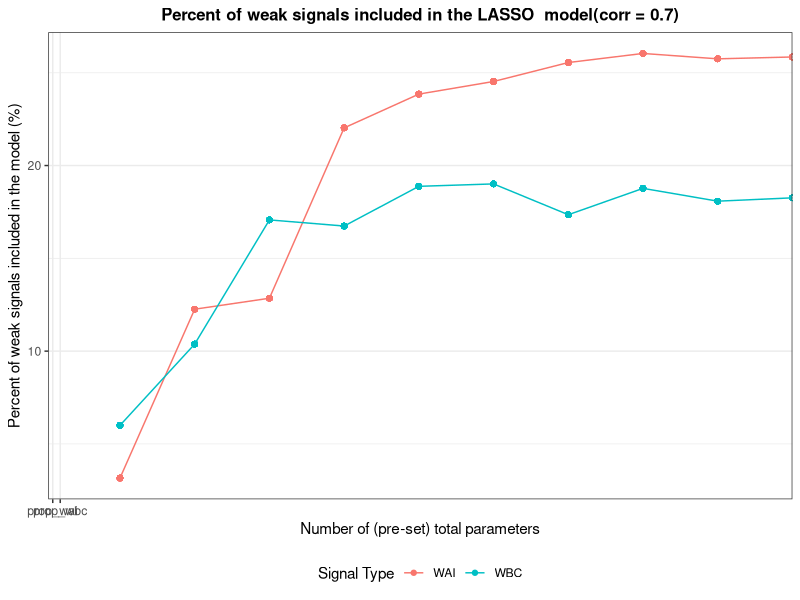
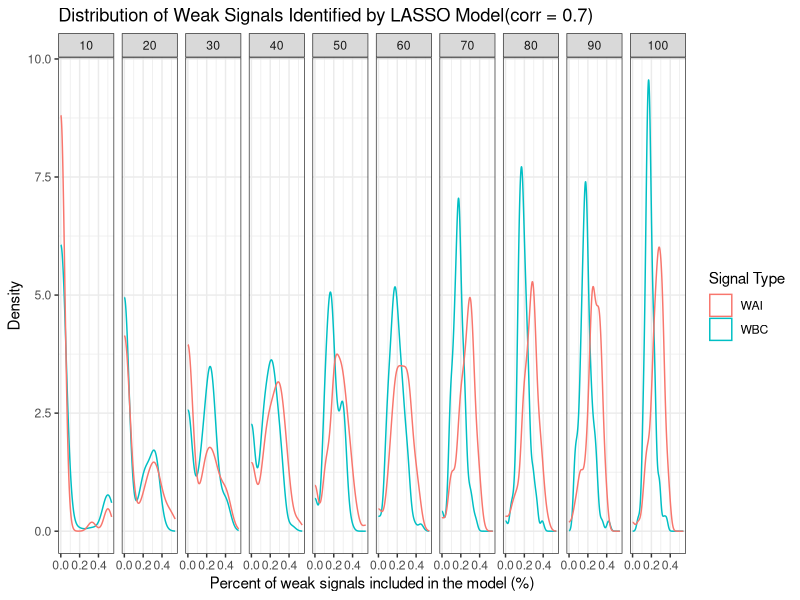
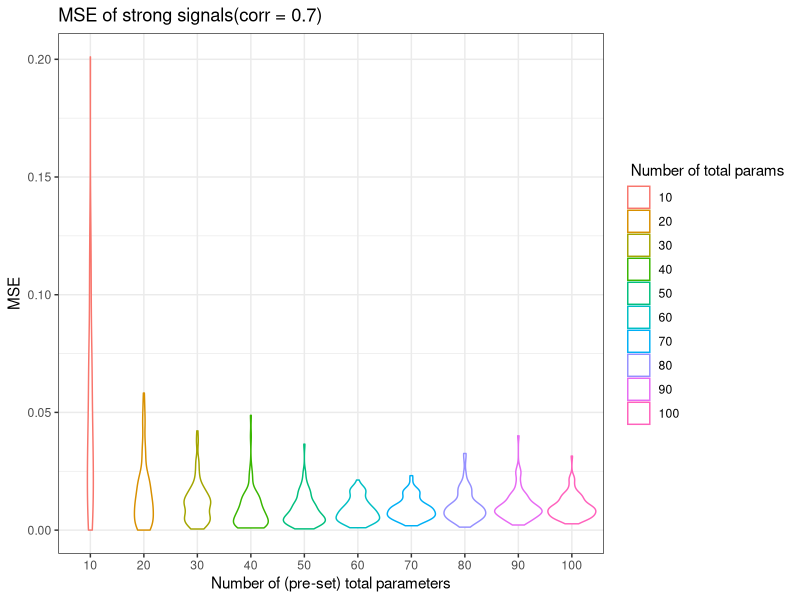

The R script that drew these images, in order:
## ---- chunk 1
library(tidyverse)
library(MASS)
library(matrixcalc)
library(pracma)
library(glmnet)
library(dplyr)

library(ggplot2)

knitr::opts_chunk$set(
	echo = TRUE,
	warning = FALSE,
	fig.width = 8, 
  fig.height = 6,
  out.width = "90%"
)

options(
  ggplot2.continuous.colour = "viridis",
  ggplot2.continuous.fill = "viridis"
)

scale_colour_discrete = scale_colour_viridis_d
scale_fill_discrete = scale_fill_viridis_d

theme_set(theme_minimal() + theme(legend.position = "bottom"))
## ---- chunk 2
sim_beta_strong = function(n_strong, coef_strong){
  rep(coef_strong, n_strong) + runif(n_strong, min = 0, max = coef_strong)
}


sim_data = function(n_sample = 200, n_parameter = 50, prop_strong = 0.1, prop_wbc = 0.2, prop_wai = 0.2, c = 1, cor = 0.3, coef_strong = 5) {
  # Numbers of four signals
  n_strong = as.integer(n_parameter * prop_strong) # strong
  n_wbc = as.integer(n_parameter * prop_wbc) # weak but correlated
  n_wai = as.integer(n_parameter * prop_wai) # weak and independent
  n_null = n_parameter - n_strong - n_wbc - n_wai # null
  
  if (n_null < 0) {
    return("Given parameters' proportions are not valid.")
  }
  
  bound = c * sqrt(log(n_parameter) / n_sample) # threshold of weak/strong, the default is 0.14
  if (coef_strong < bound) {
    coef_strong = coef_strong + 2 * bound
  }
  
  cor_matrix = diag(n_parameter)
  
  # add correlation
  for (i in 1:n_strong) {
    cor_matrix[i, (n_strong + n_wai + i)] = cor
    cor_matrix[i, (n_strong + n_wai + n_wbc + 1 - i)] = cor
    cor_matrix[(n_strong + n_wai + i), i] = cor
    cor_matrix[(n_strong + n_wai + n_wbc + 1 - i), i] = cor
  }
  
  
  if (!is.positive.definite(cor_matrix)) {
    return("The correlation matrix is not valid.")
  }
  
  # simulate the data from multivariate normal
  X = mvrnorm(n = n_sample, mu = rep(0, n_parameter), Sigma = cor_matrix) # var = 1, correlation = covariance
  
  beta = c(
    sim_beta_strong(n_strong, coef_strong),
    runif(min = bound/2, max = bound, n = n_wai), 
    runif(min = bound/2, max = bound, n = n_wbc),
    rep(0, n_null) 
  )
  
  Y = 1 + X %*% beta + rnorm(n_sample)
  data = as_tibble(data.frame(cbind(X, Y)))
  
  # Name the columns
  cols = c(
    str_c("strong", 1:n_strong, sep = "_"),
    str_c("wai", 1:n_wai, sep = "_"),
    str_c("wbc", 1:n_wbc, sep = "_"),
    str_c("null", 1:n_null, sep = "_"),
    "Y"
   )
   colnames(data) = cols
   data = data %>% 
     dplyr::select(Y, everything())

  list(beta = beta, 
       correlation = cor,
       n_parameter = n_parameter,
       prop_strong = prop_strong,
       prop_wbc = prop_wbc, 
       prop_wai = prop_wbc,
       n_strong = n_strong,
       n_wai = n_wai,
       n_wbc = n_wbc,
       data = data
       )
  
}



## ---- chunk 3
data_10_multi_100 = vector("list", length = 10)

for (i in 1:10) {
  num_parameter = 10*i
  
  output = vector("list", length = 100)
  
  for (j in 1:100) {
  output[[j]] =  sim_data(n_parameter = num_parameter, cor = 0.7)
  }
  
  data_10_multi_100[[i]] = output

}
## ---- chunk 4
# create a list to store all the non_zero parameters in each fit regression
para = vector("list", length = 10)
for (i in 1:10) {
  output_para = vector("list", length = 100)
  for (j in 1:100) {
    data = data_10_multi_100[[i]][[j]][[10]] 
    X = data%>% 
    dplyr::select(-Y) %>% 
    as.matrix()
    Y= data$Y
    # 10-fold CV using mean squared error
    fit.lasso <- cv.glmnet(X, Y, nfolds = 10,type.measure = "mse") 
    # one standard-error rule
    param.best <- fit.lasso$glmnet.fit$beta[, fit.lasso$lambda==fit.lasso$lambda.1se]
    output_para[[j]] = param.best[param.best != 0]
   
  }
  para[[i]] = output_para

}
## ---- chunk 5
#create a data frame indicate the information how models we fit for datasets in different scenarios perform in identifying signals
df = data.frame(matrix(ncol = 6, nrow = 0))
colnames(df) = c('n_parameter_total','n_parameter_selected', 'prop_strong','prop_wai','prop_wbc','prop_null')

for (i in 1:10){
   n_parameter_total = i*10
  for (j in 1:100){
    p = unlist(para[[i]][j])
    n_parameter_selected = length(p)
    pnames = strsplit(names(p), split = '_')
    name = c()
    for (n in 1: n_parameter_selected) {
      name[n]=pnames[[n]][1]
    }
    n_strong = length(name[name == 'strong'])
    n_wai = length(name[name == 'wai'])
    n_wbc = length(name[name == 'wbc'])
    n_null = length(name[name == 'null'])
    prop_strong = round(n_strong/n_parameter_selected,digits=2)
    prop_wai = round(n_wai/n_parameter_selected,digits =2)
    prop_wbc = round(n_wbc/n_parameter_selected, digits =2)
    prop_null = round(n_null/n_parameter_selected, digits =2)
    df[(i-1)*100+j,]= c(n_parameter_total,n_parameter_selected,
                       prop_strong,prop_wai,prop_wbc,prop_null)
  }

}
## ---- chunk 6
#plot the proportion of each signals 
df_0.7 = df %>%
  group_by(n_parameter_total) %>%
  mutate(wai = mean(prop_wai),
         wbc= mean(prop_wbc),
         corr = 0.7) 
df_0.7 %>% 
  ggplot(aes(x = n_parameter_total))+
 geom_point(aes(y=(wai)*100, color="prop_wai")) + 
 geom_point(aes(y=(wbc)*100, color="prop_wbc")) + 
  geom_line(aes(y=(wai)*100, color="prop_wai")) + 
  geom_line(aes(y=(wbc)*100, color="prop_wbc")) + 
 labs(title = "Percent of weak signals included in the LASSO  model(corr = 0.7)",
       y = "Percent of weak signals included in the model (%)",
       x = "Number of (pre-set) total parameters") +  
  theme_bw() + 
  theme(plot.title = 
          element_text(hjust = 0.5, 
                       size=12, 
                       face='bold'), 
          legend.position = "bottom") +
  scale_x_discrete(limits=c( "prop_wai", "prop_wbc")) + 
  scale_color_discrete(name = "Signal Type", labels = c("WAI", "WBC")) 
## ---- chunk 7
df %>% ggplot(aes()) +
  geom_density(aes(x = prop_wbc, color = "WBC")) + 
  geom_density(aes(x=prop_wai, color = "WAI")) +
  facet_grid(~n_parameter_total) +
  theme(legend.title=element_blank())+
  labs(title = "Distribution of Weak Signals Identified by LASSO Model(corr = 0.7)",
       x = "Percent of weak signals included in the model (%)",
       y = "Density") +  
   theme_bw()+
  scale_color_discrete(name = "Signal Type", labels = c( "WAI", "WBC"))

## ---- chunk 8
#calculate the MSE of strong coefficients
#create a litst to store the coefficients of strong signals in the "true" model
true_coef = vector('list', length = 10)
for (i in 1:10){
  output_coef = vector('list',length = 100)
  for (j in 1:100){
    coef = data_10_multi_100[[i]][[j]][1]
    coef_strong = coef[[1]][1:i]
    output_coef[[j]] = coef_strong
  }
  true_coef[[i]] = output_coef
}

#create a list to store the coefficients of strong signals in the fitted model 
fitted_coef = vector('list', length = 10)
for (i in 1:10){
  output_coef2 = vector('list', length = 100)
  for (j in 1:100){
    p = unlist(para[[i]][j]) 
    pnames2 = strsplit(names(p), split = '_')
    for (n in 1:length(p)){
      names(p)[n] = pnames2[[n]][1]
    }
    output_coef2[[j]] = p[names(p)=='strong']
  }
  fitted_coef[[i]] = output_coef2
}
## ---- chunk 9
#calculate the MSE for each scenarios
mse_df = data.frame(matrix (ncol = 0, nrow = 100))
for (i in 1:10){
  mse_list2 = c()
  for (j in 1:100){
    MSE = mean((true_coef[[i]][[j]] - fitted_coef[[i]][[j]])^2)
    mse_list2[j] = as.vector(MSE)
  }
  
  mse_df =cbind(mse_df,mse_list2)
}
names(mse_df) = c("10","20","30","40","50","60","70","80","90","100")
head(mse_df)
## ---- chunk 10
#plot of MSE for each scenarios against # of parameters
mse_df2 = mse_df %>%
  pivot_longer(
    everything(),
    names_to = "n_param_total",
    values_to = 'MSE') 


mse_df2 %>% 
   mutate(n_param_total = factor(n_param_total, levels=c(10,20,30,40,50,60,70,80,90,100))) %>% 
  ggplot()+
  geom_violin(aes(x = n_param_total, y = MSE, color = n_param_total))+
   labs(title = "MSE of strong signals(corr = 0.7)",
       x = "Number of (pre-set) total parameters",
       y = "MSE") +  
   theme_bw()+
  scale_color_discrete(name = " Number of total params", labels = c(10,20,30,40,50,60,70,80,90,100))
  
